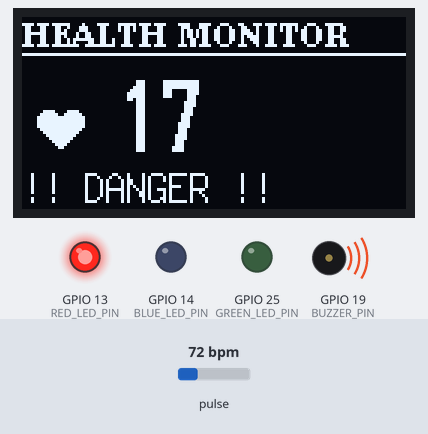
Simulated run of this sketch. Board: ESP32. On the bench: 128×64 one-colour display, output pins drawn as LEDs (lit = HIGH), buzzer (waves = sounding). Inputs (shaded band) come from the test bench; at power-on: pulse 72 bpm.

Above: at 1.2 s.
1.3 s: pulse set to 103 bpm
At 1.9 s:
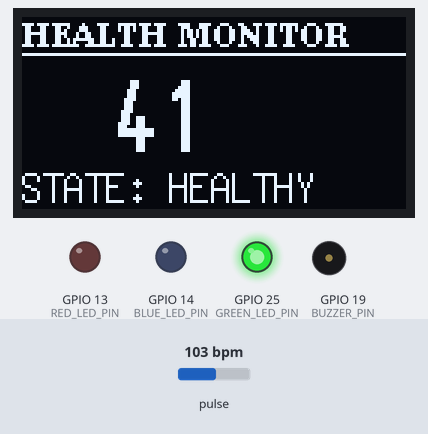
4.0 s: pulse set to 107 bpm
At 5.32 s:
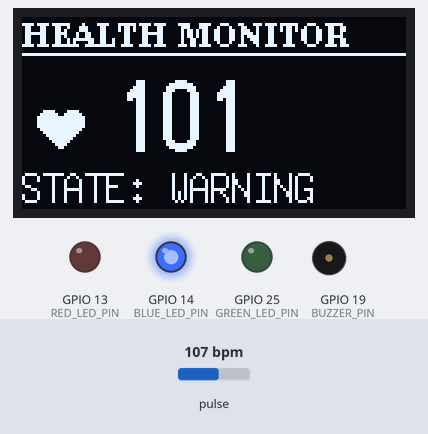
7.0 s: pulse set to 151 bpm
At 8.31 s:
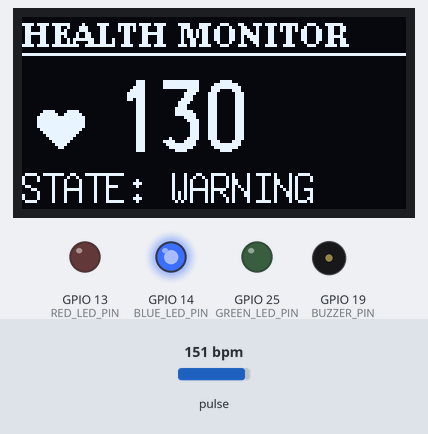
8.7 s: pulse set to 154 bpm
At 9.9 s:
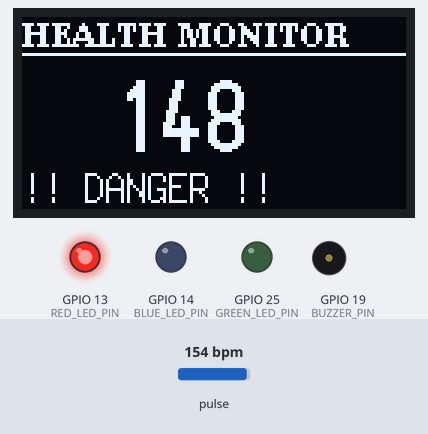
Timing chart, 0 to 11.4 s (numbered marks = the images above; inputs shaded):
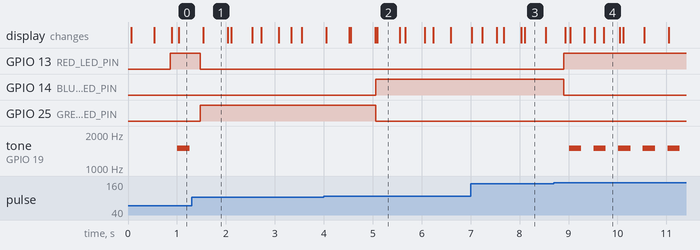

The sketch:

MAXlogic.ino
```cpp
#include <Arduino.h>
#include <U8g2lib.h>
#include <Wire.h>
#include "MAX30105.h"
#include "heartRate.h"

// --- Pin Definitions ---
#define BUZZER_PIN 19
#define RED_LED_PIN 13
#define BLUE_LED_PIN 14
#define GREEN_LED_PIN 25

// --- Display & Sensor Setup ---
U8G2_SH1106_128X64_NONAME_F_HW_I2C u8g2(U8G2_R0, /* reset=*/ U8X8_PIN_NONE);
MAX30105 particleSensor;

const byte RATE_SIZE = 4;
byte rates[RATE_SIZE];
byte rateSpot = 0;
long lastBeat = 0;
float beatsPerMinute;
int beatAvg = 0;

void setup() {
  Serial.begin(115200);

  pinMode(BUZZER_PIN, OUTPUT);
  pinMode(RED_LED_PIN, OUTPUT);
  pinMode(GREEN_LED_PIN, OUTPUT);
  pinMode(BLUE_LED_PIN, OUTPUT);

  // Force all off at start
  digitalWrite(RED_LED_PIN, LOW);
  digitalWrite(GREEN_LED_PIN, LOW);
  digitalWrite(BLUE_LED_PIN, LOW);
  noTone(BUZZER_PIN);
  digitalWrite(BUZZER_PIN, LOW);

  Wire.begin(33, 32);
  Wire.setClock(100000);

  u8g2.begin();
  if (!particleSensor.begin(Wire, I2C_SPEED_STANDARD)) {
    while(1);
  }
  particleSensor.setup(0x1F, 4, 2, 100, 411, 4096);
}

void loop() {
  long irValue = particleSensor.getIR();

  if (irValue > 50000) {
    if (checkForBeat(irValue) == true) {
      long delta = millis() - lastBeat;
      lastBeat = millis();
      beatsPerMinute = 60 / (delta / 1000.0);

      if (beatsPerMinute < 255 && beatsPerMinute > 20) {
        rates[rateSpot++] = (byte)beatsPerMinute;
        rateSpot %= RATE_SIZE;
        beatAvg = 0;
        for (byte x = 0; x < RATE_SIZE; x++) beatAvg += rates[x];
        beatAvg /= RATE_SIZE;
      }
    }
    updateSystem(true);
  } else {
    beatAvg = 0;
    updateSystem(false);
  }
}

void updateSystem(bool fingerDetected) {
  u8g2.clearBuffer();

  // 1. TITLE
  u8g2.setFont(u8g2_font_ncenB08_tr);
  u8g2.drawStr(0, 10, "HEALTH MONITOR");
  u8g2.drawHLine(0, 12, 128);

  if (fingerDetected) {
    // 2. HEART ANIMATION (Placed in front of BPM)
    if ((millis() / 500) % 2 == 0) {
      u8g2.setFont(u8g2_font_open_iconic_human_2x_t);
      u8g2.drawGlyph(5, 45, 66); // X=5
    }

    // 3. BPM RATE
    u8g2.setFont(u8g2_font_logisoso24_tf);
    u8g2.setCursor(30, 45); // Shifted right (X=30) to make room for heart
    if(beatAvg > 0) u8g2.print(beatAvg);
    else u8g2.print("--");

    // 4. STATE & LED LOGIC
    u8g2.setFont(u8g2_font_7x14_tr);
    u8g2.setCursor(0, 62);

    // Boolean checks for stability
    bool isDanger = (beatAvg > 0 && (beatAvg < 40 || beatAvg > 140));
    bool isWarning = (beatAvg > 100 && beatAvg <= 140);
    bool isHealthy = (beatAvg >= 40 && beatAvg <= 100);

    if (isDanger) {
      u8g2.print("!! DANGER !!");
      digitalWrite(RED_LED_PIN, HIGH);
      digitalWrite(BLUE_LED_PIN, LOW);
      digitalWrite(GREEN_LED_PIN, LOW);

      // Pulse Buzzer ONLY in Danger
      if ((millis() / 250) % 2 == 0) tone(BUZZER_PIN, 1500);
      else noTone(BUZZER_PIN);
    }
    else if (isWarning) {
      u8g2.print("STATE: WARNING");
      // Force Mute
      noTone(BUZZER_PIN);
      digitalWrite(BUZZER_PIN, LOW);

      digitalWrite(BLUE_LED_PIN, HIGH);
      digitalWrite(GREEN_LED_PIN, LOW);
      digitalWrite(RED_LED_PIN, LOW);
    }
    else if (isHealthy) {
      u8g2.print("STATE: HEALTHY");
      // Force Mute
      noTone(BUZZER_PIN);
      digitalWrite(BUZZER_PIN, LOW);

      digitalWrite(GREEN_LED_PIN, HIGH);
      digitalWrite(BLUE_LED_PIN, LOW);
      digitalWrite(RED_LED_PIN, LOW);
    }
  } else {
    // IDLE
    u8g2.setFont(u8g2_font_ncenB12_tr);
    u8g2.drawStr(10, 45, "PLACE FINGER");

    noTone(BUZZER_PIN);
    digitalWrite(BUZZER_PIN, LOW);
    digitalWrite(RED_LED_PIN, LOW);
    digitalWrite(GREEN_LED_PIN, LOW);
    digitalWrite(BLUE_LED_PIN, LOW);
  }

  u8g2.sendBuffer();
}
```

Measured:
- the behaviour switches between 104 and 105 bpm on pulse (found by bisection; images 1 and 2)
- the behaviour switches between 152 and 153 bpm on pulse (found by bisection; images 3 and 4)
- after the input at 1.3 s, GPIO 13 (RED_LED_PIN): HIGH → LOW after 0.18 s instead of 1.3 s; GPIO 25 (GREEN_LED_PIN): LOW → HIGH after 0.18 s instead of 1.3 s; tone on GPIO 19 (BUZZER_PIN): stops changing and stays silent
- after the input at 4.0 s, GPIO 14 (BLUE_LED_PIN): LOW → HIGH after 1.1 s; GPIO 25 (GREEN_LED_PIN): HIGH → LOW after 1.1 s; the display: first differs from a run without the input after 0.52 s (image 2 shows a later state)
- after the input at 7.0 s, the display: first differs from a run without the input after 0.24 s (image 3 shows a later state)
- after the input at 8.7 s, GPIO 13 (RED_LED_PIN): LOW → HIGH after 0.20 s; GPIO 14 (BLUE_LED_PIN): HIGH → LOW after 0.20 s; tone on GPIO 19 (BUZZER_PIN): alternates 1500 Hz for 0.25 s and silent for 0.25 s, starting after 0.31 s; the display: first changes after 0.23 s (image 4 shows a later state)
- what the display in image 1 shows lasts 0.5 s, from 1.5 s to 2.0 s
